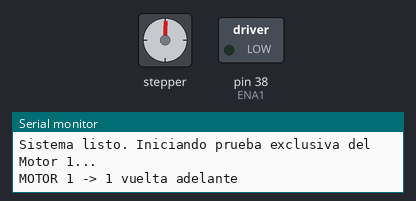
A sketch run on a simulated Arduino Mega 2560, built with avr-gcc and run on an emulated ATmega2560. On the bench: stepper motor, switched loads named in the sketch (green lamp = pin HIGH), the last lines printed to the serial monitor. Stepper angles assume 6400 steps per turn.

Above: at 0.3 s.
At 36.3 s:
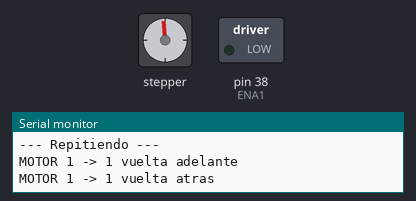
Timing chart, 0 to 40.0 s (numbered marks = the images above):
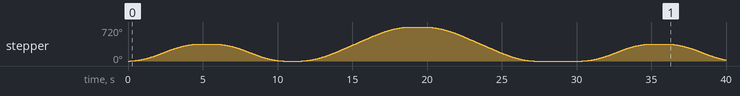

The sketch:

prueba_motor_1.ino
```cpp
#include <AccelStepper.h>

// Motor 1 - Base (Slot X en RAMPS)
#define PUL1 54
#define DIR1 55
#define ENA1 38

AccelStepper motor1(AccelStepper::DRIVER, PUL1, DIR1);

// 200 pasos x 16 microsteps = 3200 pasos por vuelta
#define PASOS_POR_VUELTA 6400

void setup() {
  Serial.begin(115200);

  // Habilitar el motor 1
  pinMode(ENA1, OUTPUT);
  digitalWrite(ENA1, LOW);

  // Configuración de velocidad y aceleración
  motor1.setMaxSpeed(3200);
  motor1.setAcceleration(1500);
  motor1.setMinPulseWidth(5);

  Serial.println("Sistema listo. Iniciando prueba exclusiva del Motor 1...");
}

void loop() {
  // =====================
  // MOTOR 1 - 1 VUELTA
  // =====================
  Serial.println("MOTOR 1 -> 1 vuelta adelante");
  motor1.move(PASOS_POR_VUELTA);
  while (motor1.distanceToGo() != 0) motor1.run();
  delay(1000);

  Serial.println("MOTOR 1 -> 1 vuelta atras");
  motor1.move(-PASOS_POR_VUELTA);
  while (motor1.distanceToGo() != 0) motor1.run();
  delay(1000);

  // =====================
  // MOTOR 1 - 2 VUELTAS
  // =====================
  Serial.println("MOTOR 1 -> 2 vueltas adelante");
  motor1.move(PASOS_POR_VUELTA * 2);
  while (motor1.distanceToGo() != 0) motor1.run();
  delay(1000);

  Serial.println("MOTOR 1 -> 2 vueltas atras");
  motor1.move(-PASOS_POR_VUELTA * 2);
  while (motor1.distanceToGo() != 0) motor1.run();
  delay(1000);

  Serial.println("--- Repitiendo ---");
  delay(2000);
}
```

Measured:
- by itself, stepper: turns 360° clockwise in 4.6 s, then 360° counter-clockwise in 4.6 s, then 720° clockwise in 7.3 s, then 720° counter-clockwise in 7.2 s, and so on
